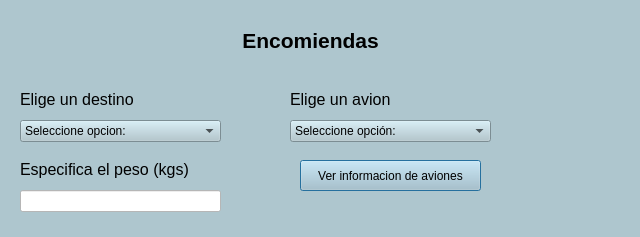
<?xml version="1.0" encoding="UTF-8"?>
<ui version="4.0">
 <class>Dialog</class>
 <widget class="QDialog" name="Dialog">
  <property name="windowModality">
   <enum>Qt::WindowModal</enum>
  </property>
  <property name="geometry">
   <rect>
    <x>0</x>
    <y>0</y>
    <width>640</width>
    <height>237</height>
   </rect>
  </property>
  <property name="windowTitle">
   <string>Encomiendas</string>
  </property>
  <property name="styleSheet">
   <string notr="true">background-color: rgb(174, 198, 206);</string>
  </property>
  <property name="modal">
   <bool>true</bool>
  </property>
  <widget class="QComboBox" name="comboBox">
   <property name="geometry">
    <rect>
     <x>20</x>
     <y>120</y>
     <width>201</width>
     <height>22</height>
    </rect>
   </property>
   <item>
    <property name="text">
     <string>Seleccione opcion:</string>
    </property>
   </item>
   <item>
    <property name="text">
     <string>Cochamó</string>
    </property>
   </item>
   <item>
    <property name="text">
     <string>Puelo Bajo</string>
    </property>
   </item>
   <item>
    <property name="text">
     <string>Contao</string>
    </property>
   </item>
   <item>
    <property name="text">
     <string>Rio Negro</string>
    </property>
   </item>
   <item>
    <property name="text">
     <string>Pupelde</string>
    </property>
   </item>
   <item>
    <property name="text">
     <string>Chepu</string>
    </property>
   </item>
   <item>
    <property name="text">
     <string>Aycara</string>
    </property>
   </item>
   <item>
    <property name="text">
     <string>Pillán</string>
    </property>
   </item>
   <item>
    <property name="text">
     <string>Reñihue</string>
    </property>
   </item>
   <item>
    <property name="text">
     <string>Isla Quenac</string>
    </property>
   </item>
   <item>
    <property name="text">
     <string>Palqui</string>
    </property>
   </item>
   <item>
    <property name="text">
     <string>Chaitén</string>
    </property>
   </item>
   <item>
    <property name="text">
     <string>Santa Bárbara</string>
    </property>
   </item>
  </widget>
  <widget class="QLabel" name="label">
   <property name="geometry">
    <rect>
     <x>240</x>
     <y>20</y>
     <width>141</width>
     <height>41</height>
    </rect>
   </property>
   <property name="font">
    <font>
     <pointsize>16</pointsize>
     <bold>true</bold>
    </font>
   </property>
   <property name="cursor">
    <cursorShape>ArrowCursor</cursorShape>
   </property>
   <property name="frameShape">
    <enum>QFrame::NoFrame</enum>
   </property>
   <property name="frameShadow">
    <enum>QFrame::Plain</enum>
   </property>
   <property name="text">
    <string>Encomiendas</string>
   </property>
   <property name="textFormat">
    <enum>Qt::AutoText</enum>
   </property>
   <property name="alignment">
    <set>Qt::AlignCenter</set>
   </property>
  </widget>
  <widget class="QLabel" name="label_2">
   <property name="geometry">
    <rect>
     <x>20</x>
     <y>90</y>
     <width>211</width>
     <height>21</height>
    </rect>
   </property>
   <property name="font">
    <font>
     <pointsize>12</pointsize>
    </font>
   </property>
   <property name="text">
    <string>Elige un destino</string>
   </property>
   <property name="alignment">
    <set>Qt::AlignLeading|Qt::AlignLeft|Qt::AlignTop</set>
   </property>
  </widget>
  <widget class="QLabel" name="label_3">
   <property name="geometry">
    <rect>
     <x>290</x>
     <y>90</y>
     <width>211</width>
     <height>21</height>
    </rect>
   </property>
   <property name="font">
    <font>
     <pointsize>12</pointsize>
    </font>
   </property>
   <property name="text">
    <string>Elige un avion</string>
   </property>
   <property name="alignment">
    <set>Qt::AlignLeading|Qt::AlignLeft|Qt::AlignTop</set>
   </property>
  </widget>
  <widget class="QComboBox" name="comboBox_2">
   <property name="geometry">
    <rect>
     <x>290</x>
     <y>120</y>
     <width>201</width>
     <height>22</height>
    </rect>
   </property>
   <item>
    <property name="text">
     <string>Seleccione opción:</string>
    </property>
   </item>
   <item>
    <property name="text">
     <string>Cessna310</string>
    </property>
   </item>
   <item>
    <property name="text">
     <string>Cessna210Caravan</string>
    </property>
   </item>
   <item>
    <property name="text">
     <string>LET410UVP-E20</string>
    </property>
   </item>
  </widget>
  <widget class="QPushButton" name="btnInfoAviones">
   <property name="geometry">
    <rect>
     <x>300</x>
     <y>160</y>
     <width>181</width>
     <height>31</height>
    </rect>
   </property>
   <property name="text">
    <string>Ver informacion de aviones</string>
   </property>
  </widget>
  <widget class="QLabel" name="label_4">
   <property name="geometry">
    <rect>
     <x>20</x>
     <y>160</y>
     <width>211</width>
     <height>21</height>
    </rect>
   </property>
   <property name="font">
    <font>
     <pointsize>12</pointsize>
    </font>
   </property>
   <property name="text">
    <string>Especifica el peso (kgs)</string>
   </property>
   <property name="alignment">
    <set>Qt::AlignLeading|Qt::AlignLeft|Qt::AlignTop</set>
   </property>
  </widget>
  <widget class="QLineEdit" name="lineEdit">
   <property name="geometry">
    <rect>
     <x>20</x>
     <y>190</y>
     <width>201</width>
     <height>22</height>
    </rect>
   </property>
   <property name="styleSheet">
    <string notr="true">background-color: rgb(255, 255, 255);</string>
   </property>
  </widget>
 </widget>
 <resources/>
 <connections/>
</ui>
